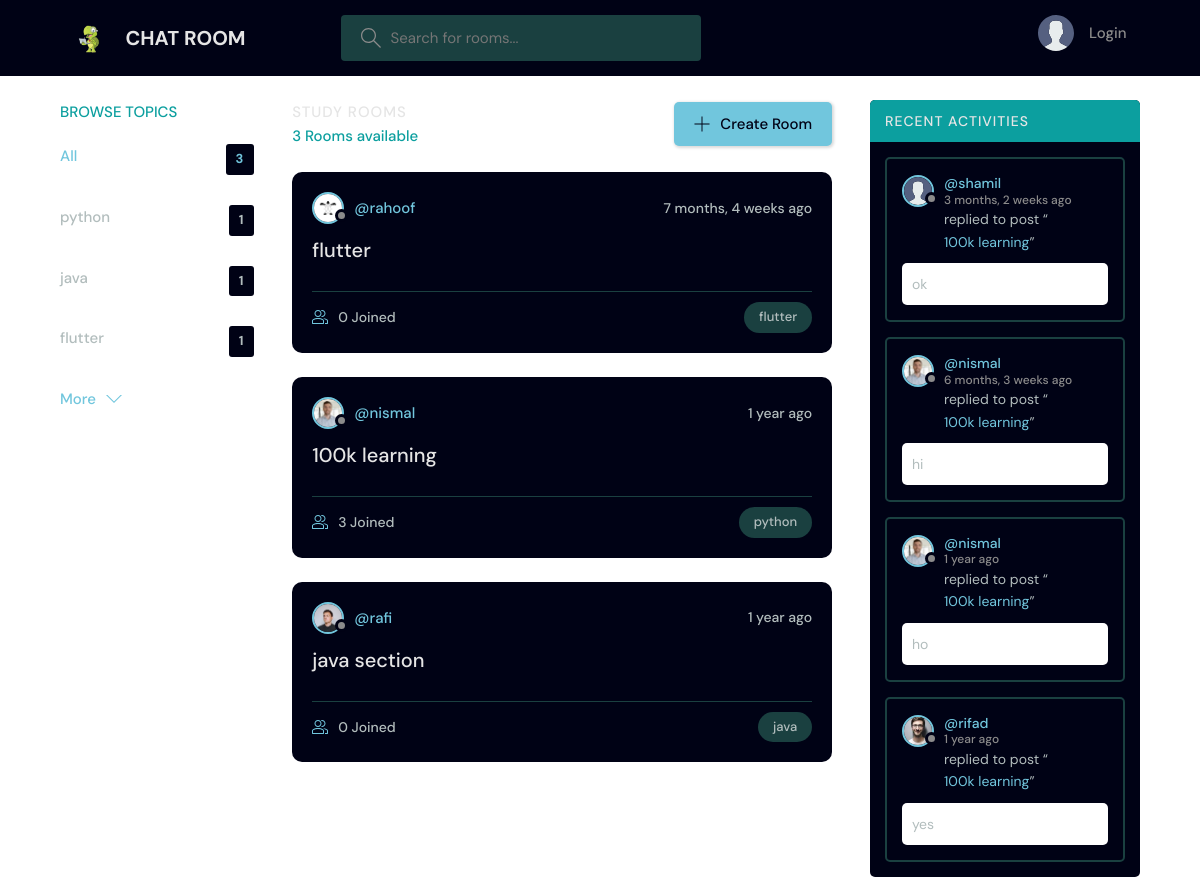
The page / on the database its author committed.
### base/models.py (models this page shows, shortened)
class Topic(models.Model):
    name = models.CharField(max_length=200)

class Room(models.Model):
    host = models.ForeignKey(User,on_delete=models.SET_NULL,null=True)
    topic = models.ForeignKey(Topic,on_delete=models.SET_NULL,null=True)
    name = models.CharField(max_length=200)
    description = models.TextField(null=True)
    participants = models.ManyToManyField(User,related_name='participants',blank=True)
    updated = models.DateField(auto_now=True)
    created = models.DateField(auto_now_add=True)
    class Meta:
        ordering =['-updated','-created']
    def __str__(self):
        return self.name

class User(AbstractUser):
    name = models.CharField(max_length=200,null=True)
    email = models.EmailField(unique=True,null=True)
    bio = models.TextField(null=True)
    avatar = models.ImageField(null=True,default='avatar.svg')

class Message(models.Model):
    user =models.ForeignKey(User,on_delete=models.CASCADE)
    room = models.ForeignKey(Room,on_delete=models.CASCADE)
    body = models.TextField()
    updated = models.DateField(auto_now=True)
    created = models.DateField(auto_now_add=True)
    class Meta:
        ordering = ['-updated', '-created']

### base/views.py (the view)
# urls.py: 2. Add a URL to urlpatterns:  path('', views.home, name='home')
def home(request):
    q = request.GET.get('q') if request.GET.get('q') != None else ''
    rooms = Room.objects.filter(
        Q(topic__name__icontains=q) |
        Q(name__icontains=q) |
        Q(description__icontains=q)
    )
    topic = Topic.objects.all()[0:5]
    room_count = rooms.count()
    room_messages = Message.objects.filter(Q(room__topic__name__icontains=q))
    context = {'rooms': rooms, 'topic': topic, 'room_count': room_count
        , 'room_messages': room_messages}
    return render(request, 'home.html', context)

### templates/home.html (shortened to what this page needs)
{% extends 'main.html' %}
{% block content %}
<main class="layout layout--3">
  <div class="container">
    {% include 'topic_component.html' %}
    <div class="roomList">
      <div class="roomList__header">
        <div>
          <h2>Study Rooms</h2>
          <p>{{room_count}} Rooms available</p>
        </div>
        <a class="btn btn--main" href="{% url 'createRoom' %}">
          <svg version="1.1" xmlns="http://www.w3.org/2000/svg" width="32" height="32" viewBox="0 0 32 32">
            <title>add</title>
            <path
              d="M16.943 0.943h-1.885v14.115h-14.115v1.885h14.115v14.115h1.885v-14.115h14.115v-1.885h-14.115v-14.115z">
            </path>
          </svg>
          Create Room
        </a>
      </div>
      {% include 'feed_component.html' %}
    </div>
    {% include 'activity_component.html' %}
  </div>
</main>
{% endblock %}

### templates/topic_component.html
<div class="topics">
    <div class="topics__header">
        <h2>Browse Topics</h2>
    </div>
    <ul class="topics__list">
        <li>
            <a href="{% url 'home' %}" class="active">All <span>{{topic.count}}</span></a>
        </li>
        {% for topic in topic %}
        <li>
            <a href="{% url 'home' %}?q={{topic.name}}">{{topic.name}}<span>{{topic.room_set.all.count}}</span></a>
        </li>
        {% endfor %}
    </ul>
    <a class="btn btn--link" href="{% url 'topicPage' %}">
        More
        <svg version="1.1" xmlns="http://www.w3.org/2000/svg" width="32" height="32" viewBox="0 0 32 32">
            <title>chevron-down</title>
            <path d="M16 21l-13-13h-3l16 16 16-16h-3l-13 13z"></path>
        </svg>
    </a>
</div>

### templates/feed_component.html (shortened to what this page needs)
{% for room in rooms %}
<div class="roomListRoom">
    <div class="roomListRoom__header">
        <a href="{% url 'userProfile' room.host.id %}" class="roomListRoom__author">
            <div class="avatar avatar--small">
                <img src="{{room.host.avatar.url}}" />
            </div>
            <span>@{{room.host.username}}</span>
        </a>
        <div class="roomListRoom__actions">
            <span>{{room.created|timesince}} ago</span>
        </div>
    </div>
    <div class="roomListRoom__content">
        <a href="{% url 'room' room.id %}">{{room.name}}</a>
    </div>
    <div class="roomListRoom__meta">
        <a href="{% url 'room' room.id %}" class="roomListRoom__joined">
            {{room.participants.all.count}} Joined
        </a>
        <p class="roomListRoom__topic">{{room.topic.name}}</p>
    </div>
</div>
{% endfor %}

### templates/activity_component.html (shortened to what this page needs)
<div class="activities">
    <div class="activities__header">
        <h2>Recent Activities</h2>
    </div>
    {% for message in room_messages %}
    <div class="activities__box">
        <div class="activities__boxHeader roomListRoom__header">
            <a href="{% url 'userProfile' message.user.id %}" class="roomListRoom__author">
                <div class="avatar avatar--small">
                    <img src="{{message.user.avatar.url}}" />
                </div>
                <p>
                    @{{message.user.username}}
                    <span>{{message.created|timesince}} ago</span>
                </p>
            </a>
        </div>
        <div class="activities__boxContent">
            <p>replied to post “<a href="{% url 'room' message.room.id %}">{{message.room}}</a>”</p>
            <div class="activities__boxRoomContent">{{message.body}}</div>
        </div>
    </div>
    {% endfor %}
</div>

### rows shown on the page
Topic: name "python", room_set.all.count "1"
Topic: name "java", room_set.all.count "1"
Topic: name "flutter", room_set.all.count "1"
Room: host.avatar (picture), host.username "rahoof", created "7 months, 4 weeks", name "flutter", participants.all.count "0", topic.name "flutter"
Room: host.avatar (picture), host.username "nismal", created "1 year", name "100k learning", participants.all.count "3", topic.name "python"
Room: host.avatar (picture), host.username "rafi", created "1 year", name "java section", participants.all.count "0", topic.name "java"
Message: user.avatar (placeholder picture), user.username "shamil", created "3 months, 2 weeks", room "100k learning", body "ok"
Message: user.avatar (picture), user.username "nismal", created "6 months, 3 weeks", room "100k learning", body "hi"
Message: user.avatar (picture), user.username "nismal", created "1 year", room "100k learning", body "ho"
Message: user.avatar (picture), user.username "rifad", created "1 year", room "100k learning", body "yes"

### other values the page prints
{{ topic.count }} "3"
{{ room_count }} "3"
